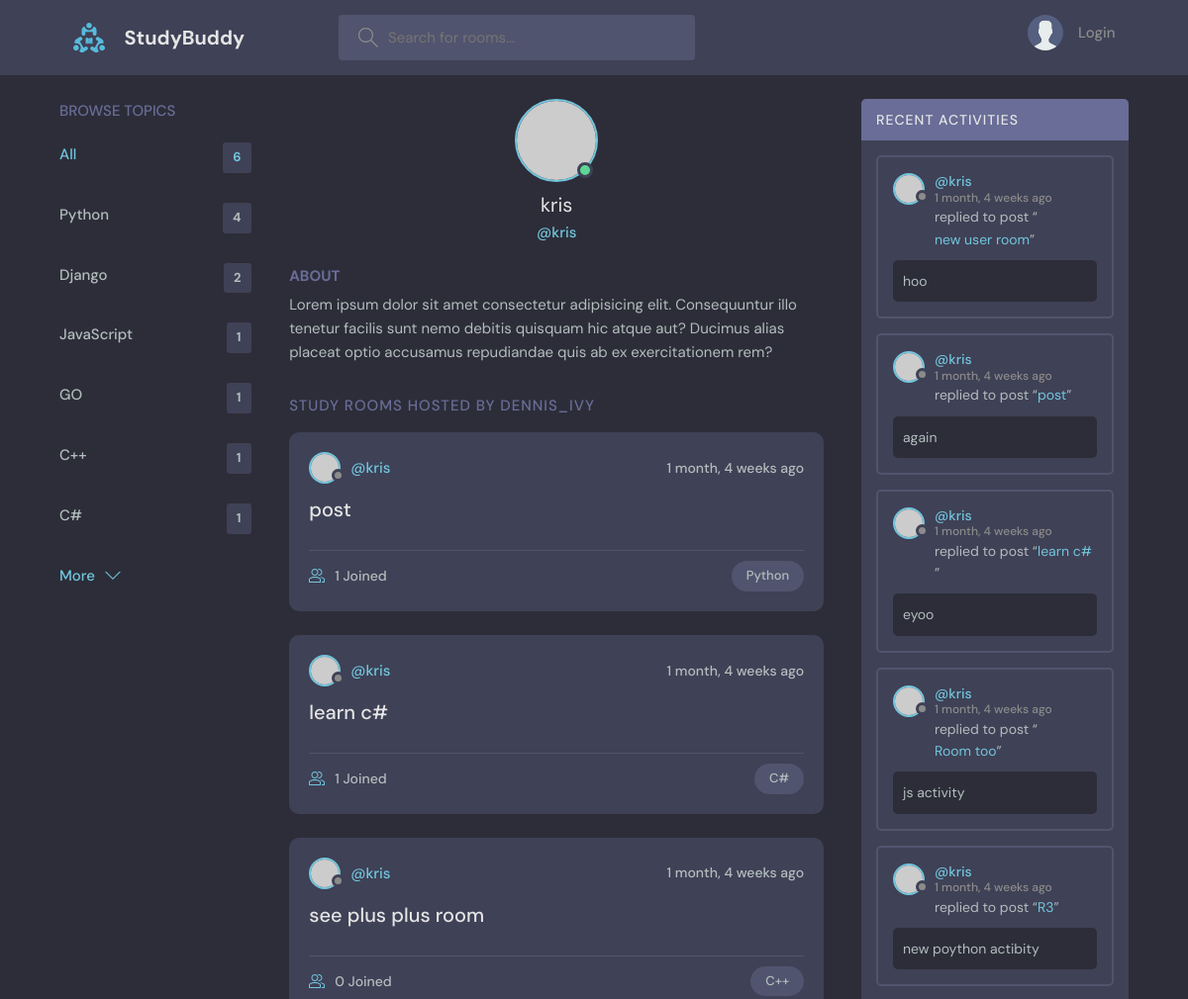
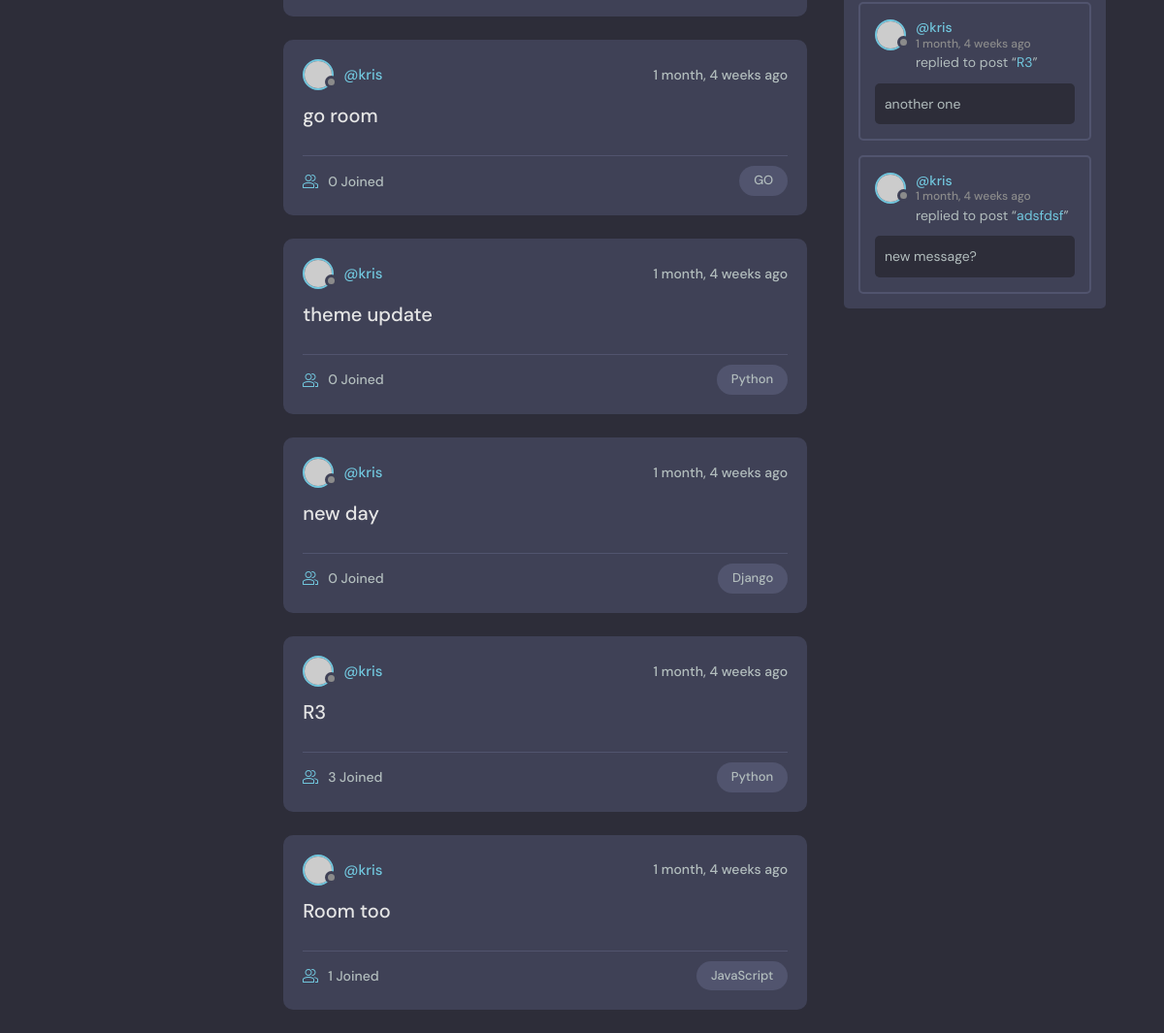
Page /profile/1/ on the committed database (2 pictures, top to bottom).
### base/models.py (models this page shows, shortened)
class Topic(models.Model):
    name = models.CharField(max_length=200)

class Room(models.Model):
    host = models.ForeignKey(User, on_delete=models.SET_NULL, null=True)
    topic = models.ForeignKey(Topic, on_delete=models.SET_NULL, null=True)
    name = models.CharField(max_length=200)
    description = models.TextField(null=True, blank=True)
    participants = models.ManyToManyField(
        User, related_name='participants', blank=True)
    updated = models.DateTimeField(auto_now=True)
    created = models.DateTimeField(auto_now_add=True)
    class Meta():
        ordering = ['-updated', '-created']
    def __str__(self):
        return str(self.name)

class Message(models.Model):
    user = models.ForeignKey(User, on_delete=models.CASCADE)
    room = models.ForeignKey(Room, on_delete=models.CASCADE)
    body = models.TextField()
    updated = models.DateTimeField(auto_now=True)
    created = models.DateTimeField(auto_now_add=True)
    class Meta():
        ordering = ['-updated', '-created']

### base/views.py (the view)
# urls.py: path('profile/<str:pk>/', views.user_profile, name='user-profile'),
def user_profile(request, pk):
    user = User.objects.get(id=pk)
    rooms = user.room_set.all()
    room_messages = user.message_set.all()
    topics = Topic.objects.all()
    context = {'user': user, 'rooms': rooms,
               'room_messages': room_messages, 'topics': topics}
    return render(request, 'base/profile.html', context)

### base/templates/base/profile.html (shortened to what this page needs)
{% extends 'main.html' %} {% block content %}
  <main class="profile-page layout layout--3">
    <div class="container">
      {% include 'base/topics_component.html' %}
      <div class="roomList">
        <div class="profile">
          <div class="profile__avatar">
            <div class="avatar avatar--large active">
              <img src="https://randomuser.me/api/portraits/men/11.jpg" />
            </div>
          </div>
          <div class="profile__info">
            <h3>{{ user.username }}</h3>
            <p>@{{ user.username }}</p>
          </div>
          <div class="profile__about">
            <h3>About</h3>
            <p>
              Lorem ipsum dolor sit amet consectetur adipisicing elit. Consequuntur illo tenetur
              facilis sunt nemo debitis quisquam hic atque aut? Ducimus alias placeat optio
              accusamus repudiandae quis ab ex exercitationem rem?
            </p>
          </div>
        </div>
        <div class="roomList__header">
          <div>
            <h2>Study Rooms Hosted by dennis_ivy</a>
            </h2>
          </div>
        </div>
        {% include 'base/feed_component.html' %}
      </div>
      {% include 'base/activity_component.html' %}
    </div>
  </main>
  {% endblock content %}

### templates/main.html (shortened to what this page needs)
<!DOCTYPE html>{% load static %}
<html lang="en">
    <head>
        <link rel="stylesheet" href="{% static 'styles/style.css' %}" />
    </head>
    <body>
        {% include 'navbar.html' %}  {% block content %} {%endblock%}
    </body>
</html>

### templates/navbar.html (shortened to what this page needs)
{% load static %}
<header class="header header--loggedIn">
    <div class="container">
        <a href="{% url 'home' %}" class="header__logo">
            <img src="{% static 'images/logo.svg' %}" />
            <h1>StudyBuddy</h1>
        </a>
        <form class="header__search" method="GET" action="{% url 'home' %}">
            <label>
                <input name="q" placeholder="Search for rooms..." />
            </label>
        </form>
        <nav class="header__menu">
            {% if request.user.is_authenticated %}
            <div class="header__user">
                <a href="{% url 'update-user' %}">
                    <div class="avatar avatar--medium active">
                        <img src="https://randomuser.me/api/portraits/men/37.jpg" />
                    </div>
                    <p>{{ request.user.username }} <span>@{{ request.user.username }}</span></p>
                </a>
                <button class="dropdown-button">
                    <svg
                        version="1.1"
                        xmlns="http://www.w3.org/2000/svg"
                        width="32"
                        height="32"
                        viewBox="0 0 32 32"
                    >
                        <title>chevron-down</title>
                        <path d="M16 21l-13-13h-3l16 16 16-16h-3l-13 13z"></path>
                    </svg>
                </button>
            </div>
            {% else %}
            <a href="{% url 'login' %}">
                <img src="{% static 'images/avatar.svg' %}" />
                <p>Login</p>
            </a>
            {% endif %}
        </nav>
    </div>
</header>

### base/templates/base/topics_component.html
<div class="topics">
    <div class="topics__header">
        <h2>Browse Topics</h2>
    </div>
    <ul class="topics__list">
        <li>
            <a href="{% url 'home' %}" class="active">All <span>{{ topics.count }}</span></a>
        </li>
        {% for topic in topics %}
        <li>
            <a href="{% url 'home' %}?q={{topic.name}}"
                >{{topic.name}} <span>{{ topic.room_set.all.count }}</span></a
            >
        </li>
        {% endfor %}
    </ul>
    <a class="btn btn--link" href="topics.html">
        More
        <svg
            version="1.1"
            xmlns="http://www.w3.org/2000/svg"
            width="32"
            height="32"
            viewBox="0 0 32 32"
        >
            <title>chevron-down</title>
            <path d="M16 21l-13-13h-3l16 16 16-16h-3l-13 13z"></path>
        </svg>
    </a>
</div>

### base/templates/base/feed_component.html (shortened to what this page needs)
{% for room in rooms %}
<div class="roomListRoom">
    <div class="roomListRoom__header">
        <a href="{% url 'user-profile' room.host.id %}" class="roomListRoom__author">
            <div class="avatar avatar--small">
                <img src="https://randomuser.me/api/portraits/women/11.jpg" />
            </div>
            <span>@{{ room.host.username }}</span>
        </a>
        <div class="roomListRoom__actions">
            <span>{{ room.created|timesince }} ago</span>
        </div>
    </div>
    <div class="roomListRoom__content">
        <a href="{% url 'room' room.id %}">{{ room.name }}</a>
    </div>
    <div class="roomListRoom__meta">
        <a href="{% url 'room' room.id %}" class="roomListRoom__joined">
            {{ room.participants.all.count }} Joined
        </a>
        <p class="roomListRoom__topic">{{ room.topic.name }}</p>
    </div>
</div>
{% endfor %}

### base/templates/base/activity_component.html (shortened to what this page needs)
<div class="activities">
    <div class="activities__header">
        <h2>Recent Activities</h2>
    </div>
    {% for message in room_messages %}
    <div class="activities__box">
        <div class="activities__boxHeader roomListRoom__header">
            <a href="{% url 'user-profile' message.user.id %}" class="roomListRoom__author">
                <div class="avatar avatar--small">
                    <img src="https://randomuser.me/api/portraits/women/11.jpg" />
                </div>
                <p>
                    @{{message.user}}
                    <span>{{message.created|timesince}} ago</span>
                </p>
            </a>
        </div>
        <div class="activities__boxContent">
            <p>replied to post “<a href="{% url 'room' message.room.id %}">{{message.room}}</a>”</p>
            <div class="activities__boxRoomContent">{{ message.body }}</div>
        </div>
    </div>
    {% endfor %}
</div>

### rows in the picture
Topic: name "Python", room_set.all.count "4"
Topic: name "Django", room_set.all.count "2"
Topic: name "JavaScript", room_set.all.count "1"
Topic: name "GO", room_set.all.count "1"
Topic: name "C++", room_set.all.count "1"
Topic: name "C#", room_set.all.count "1"
Room: host.username "kris", created "1 month, 4 weeks", name "post", participants.all.count "1", topic.name "Python"
Room: host.username "kris", created "1 month, 4 weeks", name "learn c#", participants.all.count "1", topic.name "C#"
Room: host.username "kris", created "1 month, 4 weeks", name "see plus plus room", participants.all.count "0", topic.name "C++"
Room: host.username "kris", created "1 month, 4 weeks", name "go room", participants.all.count "0", topic.name "GO"
Room: host.username "kris", created "1 month, 4 weeks", name "theme update", participants.all.count "0", topic.name "Python"
Room: host.username "kris", created "1 month, 4 weeks", name "new day", participants.all.count "0", topic.name "Django"
Room: host.username "kris", created "1 month, 4 weeks", name "R3", participants.all.count "3", topic.name "Python"
Room: host.username "kris", created "1 month, 4 weeks", name "Room too", participants.all.count "1", topic.name "JavaScript"
Message: user "kris", created "1 month, 4 weeks", room "new user room", body "hoo"
Message: user "kris", created "1 month, 4 weeks", room "post", body "again"
Message: user "kris", created "1 month, 4 weeks", room "learn c#", body "eyoo"
Message: user "kris", created "1 month, 4 weeks", room "Room too", body "js activity"
Message: user "kris", created "1 month, 4 weeks", room "R3", body "new poython actibity"
Message: user "kris", created "1 month, 4 weeks", room "R3", body "another one"
Message: user "kris", created "1 month, 4 weeks", room "adsfdsf", body "new message?"

### other values in the picture
{{ topics.count }} "6"
{{ user.username }} "kris"
